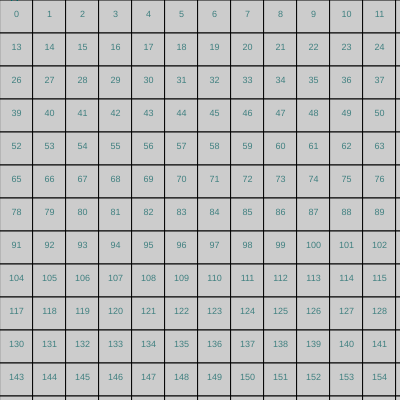
Frame 1 (no input)
Frame 60 (no input): identical to frame 1, image omitted
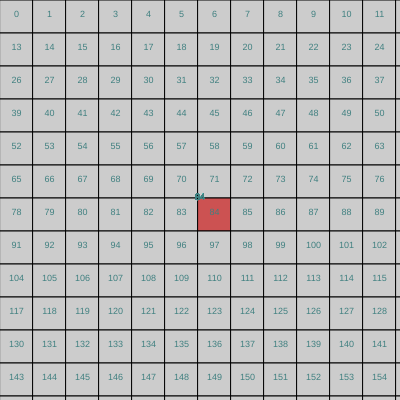
Frame 120 (the mouse pressed at the canvas centre since frame 60)

The p5.js sketch that drew these frames (run headless with seeded random() and noise() and a simulated clock; from frame 60 on, the mouse is pressed at the canvas centre):

// p5.js sketch
// ── sketch.js
let rtb;
function setup() {
  createCanvas(400, 400);
  frameRate(30);
  colorMode(HSB, 360, 100, 100, 100);
  // noStroke();
  rtb = new RectTileBackground();
}
function draw() {
  rtb.run();
}
function mousePressed() {
  rtb.push_target_tile_info_into_array();
}
class RectTileBackground {
  constructor() {
    this.tile_num_arr = [];
    this.SIDE = 33;
    this.TILE_NUM_X = floor(width / this.SIDE); // x方向のタイルの個数。最小は1ではなく0。
    this.TILE_NUM_Y = floor(height / this.SIDE); // y方向のタイルの個数。最小は1ではなく0。
    this.TILE_NUM_TOTAL = (this.TILE_NUM_X + 1) * (this.TILE_NUM_Y + 1) - 1; // 総タイル数。Canvasから微妙にはみ出すモノも数に含める。0からスタートする
    //      0   1   2   3  <- TILE_NUM_X
    //   +---+---+---+---+
    // 0 |  0|  1|  2|  3|
    //   +---+---+---+---+
    // 1 |  4|  5|  6|  7|
    //   +---+---+---+---+
    // 2 |  8|  9| 10| 11|
    //   +---+---+---+---+
    // 3 | 12| 13| 14| 15| <- TILE_NUM_TOTAL
    //   +---+---+---+---+
    // |
    // + TILE_NUM_Y

    this.tile_saturation_arr = [];
    for (let i = 0; i < this.TILE_NUM_TOTAL; i++) {
      this.tile_saturation_arr.push(0); // デフォルトカラー
    }
    this.magic_nums = []; // 色が変わったタイル（以下*）の周辺のタイルのNoを格納する。番号対応は以下の通り。
    // 1 2 3
    // 4 * 5
    // 6 7 8
    //
    //
    //   left_up | up | right_up
    // ----------+----+------------
    //      left | *  | right
    // ----------+----+-----------
    // left_down |down| right_down
    //
    //
    //  - TILE_NUM_X - 1 | - TILE_NUM_X | - TILE_NUM_X + 1
    // ------------------+--------------+-------------------
    //               - 1 |       0      | + 1
    // ------------------+--------------+-------------------
    //  + TILE_NUM_X - 1 | + TILE_NUM_X | + TILE_NUM_X + 1
  }
  run() {
    this.turn_1_tile_into_new_color();
  }

  turn_1_tile_into_new_color() {
    let _i = 0; // タイルNoは0から始まる
    for (let y = 0; y < height; y += this.SIDE) {
      for (let x = 0; x < width; x += this.SIDE) {
        let _saturation = 0;
        if (this.tile_num_arr.includes(_i)) {
          // 現在のタイルNoと等しい数字が1つでも配列に存在していれば色を変える
          _saturation = 60;
        }
        fill(0, _saturation, 80);
        rect(x, y, this.SIDE, this.SIDE);

        // debug用
        push()
        fill(180, 50, 50);
        textSize(9)
        textAlign(CENTER);
        text(`${_i}`, x + this.SIDE / 2, y + this.SIDE / 2);
        text(`${this.tile_num_arr[this.tile_num_arr.length - 1]}`, mouseX, mouseY);
        pop()
        // debug用

        _i++; // 次のタイルNoへ
      }
    }
  }

  turn_surround_tiles_into_new_color() {
    let _i = 1; // タイルNoは1から始まる
    for (let y = 0; y < height; y += this.SIDE) {
      for (let x = 0; x < width; x += this.SIDE) {
        fill(0, _saturation, 80);
        rect(x, y, this.SIDE, this.SIDE);

        _i++; // 次のタイルNoへ
      }
    }
  }

  push_target_tile_info_into_array() {
    const _num_x = floor(mouseX / this.SIDE);// 左端から何個目のrectにmouseXが存在しているか、のintを返す
    const _num_y = floor(mouseY / this.SIDE);// 上端から何個目のrectにmouseYが存在しているか、のintを返す
    const _num_cur = (this.TILE_NUM_X + 1) * _num_y + _num_x;
    this.tile_num_arr.push(_num_cur);
  }
}
